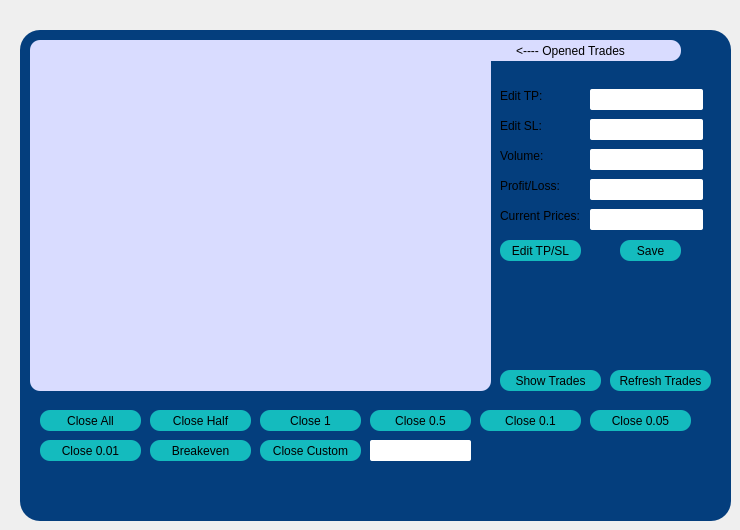
    <widget class="QWidget" name="magickeys">
     <property name="styleSheet">
      <string notr="true">#magickeys{
background-color:rgb(217, 220, 255);
border-radius:10px;
}</string>
     </property>
     <widget class="QWidget" name="magicwidget" native="true">
      <property name="geometry">
       <rect>
        <x>20</x>
        <y>30</y>
        <width>711</width>
        <height>491</height>
       </rect>
      </property>
      <property name="styleSheet">
       <string notr="true">#magicwidget{
background-color:#043e7D;
border-radius:20px;
padding:20px;
border:10px,solid, '#aafffa';
font: 10pt &quot;MV Boli&quot;;
border:2px solid '#14bbbe';}
</string>
      </property>
      <widget class="QPushButton" name="pushButton_14">
       <property name="geometry">
        <rect>
         <x>440</x>
         <y>10</y>
         <width>221</width>
         <height>21</height>
        </rect>
       </property>
       <property name="styleSheet">
        <string notr="true">*{
border-radius: 10px;
	font: 75 12pt &quot;MS Shell Dlg 2&quot;;
background-color:rgb(217, 220, 255);
} 
</string>
       </property>
       <property name="text">
        <string>&lt;---- Opened Trades</string>
       </property>
      </widget>
      <widget class="QLabel" name="label_25">
       <property name="geometry">
        <rect>
         <x>480</x>
         <y>56</y>
         <width>71</width>
         <height>20</height>
        </rect>
       </property>
       <property name="cursor">
        <cursorShape>PointingHandCursor</cursorShape>
       </property>
       <property name="styleSheet">
        <string notr="true">	font: 75 10pt &quot;MS Shell Dlg 2&quot;;
color:'#14bbbe';
</string>
       </property>
       <property name="text">
        <string>Edit TP:</string>
       </property>
      </widget>
      <widget class="QLineEdit" name="tpentry">
       <property name="geometry">
        <rect>
         <x>570</x>
         <y>59</y>
         <width>113</width>
         <height>21</height>
        </rect>
       </property>
       <property name="cursor">
        <cursorShape>PointingHandCursor</cursorShape>
       </property>
       <property name="styleSheet">
        <string notr="true">border-radius:2px;</string>
       </property>
       <property name="text">
        <string/>
       </property>
      </widget>
      <widget class="QLineEdit" name="slentry">
       <property name="geometry">
        <rect>
         <x>570</x>
         <y>89</y>
         <width>113</width>
         <height>21</height>
        </rect>
       </property>
       <property name="cursor">
        <cursorShape>PointingHandCursor</cursorShape>
       </property>
       <property name="styleSheet">
        <string notr="true">border-radius:2px;</string>
       </property>
       <property name="text">
        <string/>
       </property>
      </widget>
      <widget class="QLabel" name="label_26">
       <property name="geometry">
        <rect>
         <x>480</x>
         <y>86</y>
         <width>71</width>
         <height>20</height>
        </rect>
       </property>
       <property name="cursor">
        <cursorShape>PointingHandCursor</cursorShape>
       </property>
       <property name="styleSheet">
        <string notr="true">	font: 75 10pt &quot;MS Shell Dlg 2&quot;;
color:'#14bbbe';
</string>
       </property>
       <property name="text">
        <string>Edit SL:</string>
       </property>
      </widget>
      <widget class="QListWidget" name="tradeslist">
       <property name="geometry">
        <rect>
         <x>10</x>
         <y>10</y>
         <width>461</width>
         <height>351</height>
        </rect>
       </property>
       <property name="cursor" stdset="0">
        <cursorShape>PointingHandCursor</cursorShape>
       </property>
       <property name="styleSheet">
        <string notr="true">#tradeslist{
background-color:rgb(217, 220, 255);
border-radius:10px;
padding:10px;
}</string>
       </property>
       <property name="selectionMode">
        <enum>QAbstractItemView::ExtendedSelection</enum>
       </property>
      </widget>
      <widget class="QLineEdit" name="profitentry">
       <property name="geometry">
        <rect>
         <x>570</x>
         <y>149</y>
         <width>113</width>
         <height>21</height>
        </rect>
       </property>
       <property name="cursor">
        <cursorShape>PointingHandCursor</cursorShape>
       </property>
       <property name="styleSheet">
        <string notr="true">border-radius:2px;</string>
       </property>
       <property name="text">
        <string/>
       </property>
      </widget>
      <widget class="QLabel" name="label_27">
       <property name="geometry">
        <rect>
         <x>480</x>
         <y>146</y>
         <width>71</width>
         <height>20</height>
        </rect>
       </property>
       <property name="cursor">
        <cursorShape>PointingHandCursor</cursorShape>
       </property>
       <property name="styleSheet">
        <string notr="true">	font: 75 10pt &quot;MS Shell Dlg 2&quot;;
color:'#14bbbe';
</string>
       </property>
       <property name="text">
        <string>Profit/Loss:</string>
       </property>
      </widget>
      <widget class="QLabel" name="label_28">
       <property name="geometry">
        <rect>
         <x>480</x>
         <y>116</y>
         <width>71</width>
         <height>20</height>
        </rect>
       </property>
       <property name="cursor">
        <cursorShape>PointingHandCursor</cursorShape>
       </property>
       <property name="styleSheet">
        <string notr="true">	font: 75 10pt &quot;MS Shell Dlg 2&quot;;
color:'#14bbbe';
</string>
       </property>
       <property name="text">
        <string>Volume:</string>
       </property>
      </widget>
      <widget class="QLineEdit" name="volentry">
       <property name="geometry">
        <rect>
         <x>570</x>
         <y>119</y>
         <width>113</width>
         <height>21</height>
        </rect>
       </property>
       <property name="cursor">
        <cursorShape>PointingHandCursor</cursorShape>
       </property>
       <property name="styleSheet">
        <string notr="true">border-radius:2px;</string>
       </property>
       <property name="text">
        <string/>
       </property>
      </widget>
      <widget class="QLineEdit" name="curentry">
       <property name="geometry">
        <rect>
         <x>570</x>
         <y>179</y>
         <width>113</width>
         <height>21</height>
        </rect>
       </property>
       <property name="cursor">
        <cursorShape>PointingHandCursor</cursorShape>
       </property>
       <property name="styleSheet">
        <string notr="true">border-radius:2px;</string>
       </property>
       <property name="text">
        <string/>
       </property>
      </widget>
      <widget class="QLabel" name="label_29">
       <property name="geometry">
        <rect>
         <x>480</x>
         <y>176</y>
         <width>91</width>
         <height>20</height>
        </rect>
       </property>
       <property name="cursor">
        <cursorShape>PointingHandCursor</cursorShape>
       </property>
       <property name="styleSheet">
        <string notr="true">	font: 75 10pt &quot;MS Shell Dlg 2&quot;;
color:'#14bbbe';
</string>
       </property>
       <property name="text">
        <string>Current Prices:</string>
       </property>
      </widget>
      <widget class="QPushButton" name="closeAll">
       <property name="geometry">
        <rect>
         <x>20</x>
         <y>380</y>
         <width>101</width>
         <height>21</height>
        </rect>
       </property>
       <property name="cursor">
        <cursorShape>PointingHandCursor</cursorShape>
       </property>
       <property name="styleSheet">
        <string notr="true">
*{
border-radius: 10px;
background-color:#14bbbe;
	font: 75 10pt &quot;MS Shell Dlg 2&quot;;
} 
*:hover{
                        background: '#aafffa';
                    }</string>
       </property>
       <property name="text">
        <string>Close All</string>
       </property>
      </widget>
      <widget class="QPushButton" name="closeHalf">
       <property name="geometry">
        <rect>
         <x>130</x>
         <y>380</y>
         <width>101</width>
         <height>21</height>
        </rect>
       </property>
       <property name="cursor">
        <cursorShape>PointingHandCursor</cursorShape>
       </property>
       <property name="styleSheet">
        <string notr="true">
*{
border-radius: 10px;
background-color:#14bbbe;
	font: 75 10pt &quot;MS Shell Dlg 2&quot;;
} 
*:hover{
                        background: '#aafffa';
                    }</string>
       </property>
       <property name="text">
        <string>Close Half</string>
       </property>
      </widget>
      <widget class="QPushButton" name="close_ten">
       <property name="geometry">
        <rect>
         <x>460</x>
         <y>380</y>
         <width>101</width>
         <height>21</height>
        </rect>
       </property>
       <property name="cursor">
        <cursorShape>PointingHandCursor</cursorShape>
       </property>
       <property name="styleSheet">
        <string notr="true">
*{
border-radius: 10px;
background-color:#14bbbe;
	font: 75 10pt &quot;MS Shell Dlg 2&quot;;
} 
*:hover{
                        background: '#aafffa';
                    }</string>
       </property>
       <property name="text">
        <string>Close 0.1</string>
       </property>
      </widget>
      <widget class="QPushButton" name="close_fifty">
       <property name="geometry">
        <rect>
         <x>350</x>
         <y>380</y>
         <width>101</width>
         <height>21</height>
        </rect>
       </property>
       <property name="cursor">
        <cursorShape>PointingHandCursor</cursorShape>
       </property>
       <property name="styleSheet">
        <string notr="true">
*{
border-radius: 10px;
background-color:#14bbbe;
	font: 75 10pt &quot;MS Shell Dlg 2&quot;;
} 
*:hover{
                        background: '#aafffa';
                    }</string>
       </property>
       <property name="text">
        <string>Close 0.5</string>
       </property>
      </widget>
      <widget class="QPushButton" name="closeLot">
       <property name="geometry">
        <rect>
         <x>240</x>
         <y>380</y>
         <width>101</width>
         <height>21</height>
        </rect>
       </property>
       <property name="cursor">
        <cursorShape>PointingHandCursor</cursorShape>
       </property>
       <property name="styleSheet">
        <string notr="true">
*{
border-radius: 10px;
background-color:#14bbbe;
	font: 75 10pt &quot;MS Shell Dlg 2&quot;;
} 
*:hover{
                        background: '#aafffa';
                    }</string>
       </property>
       <property name="text">
        <string>Close 1</string>
       </property>
      </widget>
      <widget class="QPushButton" name="close_customlot">
       <property name="geometry">
        <rect>
         <x>240</x>
         <y>410</y>
         <width>101</width>
         <height>21</height>
        </rect>
       </property>
       <property name="cursor">
        <cursorShape>PointingHandCursor</cursorShape>
       </property>
       <property name="styleSheet">
        <string notr="true">
*{
border-radius: 10px;
background-color:#14bbbe;
	font: 75 10pt &quot;MS Shell Dlg 2&quot;;
} 
*:hover{
                        background: '#aafffa';
                    }</string>
       </property>
       <property name="text">
        <string>Close Custom</string>
       </property>
      </widget>
      <widget class="QPushButton" name="breakeven">
       <property name="geometry">
        <rect>
         <x>130</x>
         <y>410</y>
         <width>101</width>
         <height>21</height>
        </rect>
       </property>
       <property name="cursor">
        <cursorShape>PointingHandCursor</cursorShape>
       </property>
       <property name="styleSheet">
        <string notr="true">
*{
border-radius: 10px;
background-color:#14bbbe;
	font: 75 10pt &quot;MS Shell Dlg 2&quot;;
} 
*:hover{
                        background: '#aafffa';
                    }</string>
       </property>
       <property name="text">
        <string>Breakeven</string>
       </property>
      </widget>
      <widget class="QPushButton" name="close_one">
       <property name="geometry">
        <rect>
         <x>20</x>
         <y>410</y>
         <width>101</width>
         <height>21</height>
        </rect>
       </property>
       <property name="cursor">
        <cursorShape>PointingHandCursor</cursorShape>
       </property>
       <property name="styleSheet">
        <string notr="true">
*{
border-radius: 10px;
background-color:#14bbbe;
	font: 75 10pt &quot;MS Shell Dlg 2&quot;;
} 
*:hover{
                        background: '#aafffa';
                    }</string>
       </property>
       <property name="text">
        <string>Close 0.01</string>
       </property>
      </widget>
      <widget class="QLineEdit" name="customEntry">
       <property name="geometry">
        <rect>
         <x>350</x>
         <y>410</y>
         <width>101</width>
         <height>21</height>
        </rect>
       </property>
       <property name="cursor">
        <cursorShape>PointingHandCursor</cursorShape>
       </property>
       <property name="styleSheet">
        <string notr="true">border-radius:2px;</string>
       </property>
       <property name="text">
        <string/>
       </property>
      </widget>
      <widget class="QPushButton" name="showtrades">
       <property name="geometry">
        <rect>
         <x>480</x>
         <y>340</y>
         <width>101</width>
         <height>21</height>
        </rect>
       </property>
       <property name="cursor">
        <cursorShape>PointingHandCursor</cursorShape>
       </property>
       <property name="styleSheet">
        <string notr="true">
*{
border-radius: 10px;
background-color:#14bbbe;
	font: 75 10pt &quot;MS Shell Dlg 2&quot;;
} 
*:hover{
                        background: '#aafffa';
                    }</string>
       </property>
       <property name="text">
        <string>Show Trades</string>
       </property>
      </widget>
      <widget class="QPushButton" name="refreshtrades">
       <property name="geometry">
        <rect>
         <x>590</x>
         <y>340</y>
         <width>101</width>
         <height>21</height>
        </rect>
       </property>
       <property name="cursor">
        <cursorShape>PointingHandCursor</cursorShape>
       </property>
       <property name="styleSheet">
        <string notr="true">
*{
border-radius: 10px;
background-color:#14bbbe;
	font: 75 10pt &quot;MS Shell Dlg 2&quot;;
} 
*:hover{
                        background: '#aafffa';
                    }</string>
       </property>
       <property name="text">
        <string>Refresh Trades</string>
       </property>
      </widget>
      <widget class="QPushButton" name="editTPsl">
       <property name="geometry">
        <rect>
         <x>480</x>
         <y>210</y>
         <width>81</width>
         <height>21</height>
        </rect>
       </property>
       <property name="cursor">
        <cursorShape>PointingHandCursor</cursorShape>
       </property>
       <property name="styleSheet">
        <string notr="true">
*{
border-radius: 10px;
background-color:#14bbbe;
	font: 75 10pt &quot;MS Shell Dlg 2&quot;;
} 
*:hover{
                        background: '#aafffa';
                    }</string>
       </property>
       <property name="text">
        <string>Edit TP/SL</string>
       </property>
      </widget>
      <widget class="QPushButton" name="saveTPsl">
       <property name="geometry">
        <rect>
         <x>600</x>
         <y>210</y>
         <width>61</width>
         <height>21</height>
        </rect>
       </property>
       <property name="cursor">
        <cursorShape>PointingHandCursor</cursorShape>
       </property>
       <property name="styleSheet">
        <string notr="true">
*{
border-radius: 10px;
background-color:#14bbbe;
	font: 75 10pt &quot;MS Shell Dlg 2&quot;;
} 
*:hover{
                        background: '#aafffa';
                    }</string>
       </property>
       <property name="text">
        <string>Save</string>
       </property>
      </widget>
      <widget class="QPushButton" name="close_five">
       <property name="geometry">
        <rect>
         <x>570</x>
         <y>380</y>
         <width>101</width>
         <height>21</height>
        </rect>
       </property>
       <property name="cursor">
        <cursorShape>PointingHandCursor</cursorShape>
       </property>
       <property name="styleSheet">
        <string notr="true">
*{
border-radius: 10px;
background-color:#14bbbe;
	font: 75 10pt &quot;MS Shell Dlg 2&quot;;
} 
*:hover{
                        background: '#aafffa';
                    }</string>
       </property>
       <property name="text">
        <string>Close 0.05</string>
       </property>
      </widget>
      <widget class="QLabel" name="magic_errors">
       <property name="geometry">
        <rect>
         <x>480</x>
         <y>280</y>
         <width>201</width>
         <height>31</height>
        </rect>
       </property>
       <property name="styleSheet">
        <string notr="true">font: 10pt &quot;MS Shell Dlg 2&quot;;
color: rgb(255, 0, 0);</string>
       </property>
       <property name="text">
        <string/>
       </property>
      </widget>
     </widget>
    </widget>
